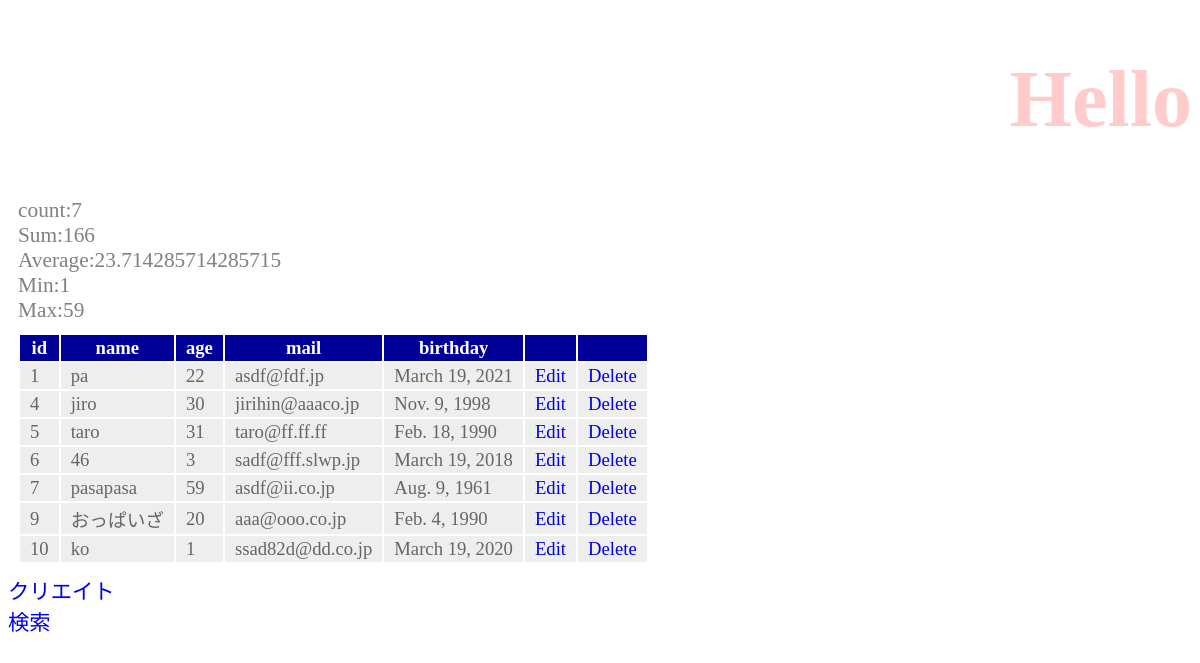
The page /training/ on the database as committed earlier.
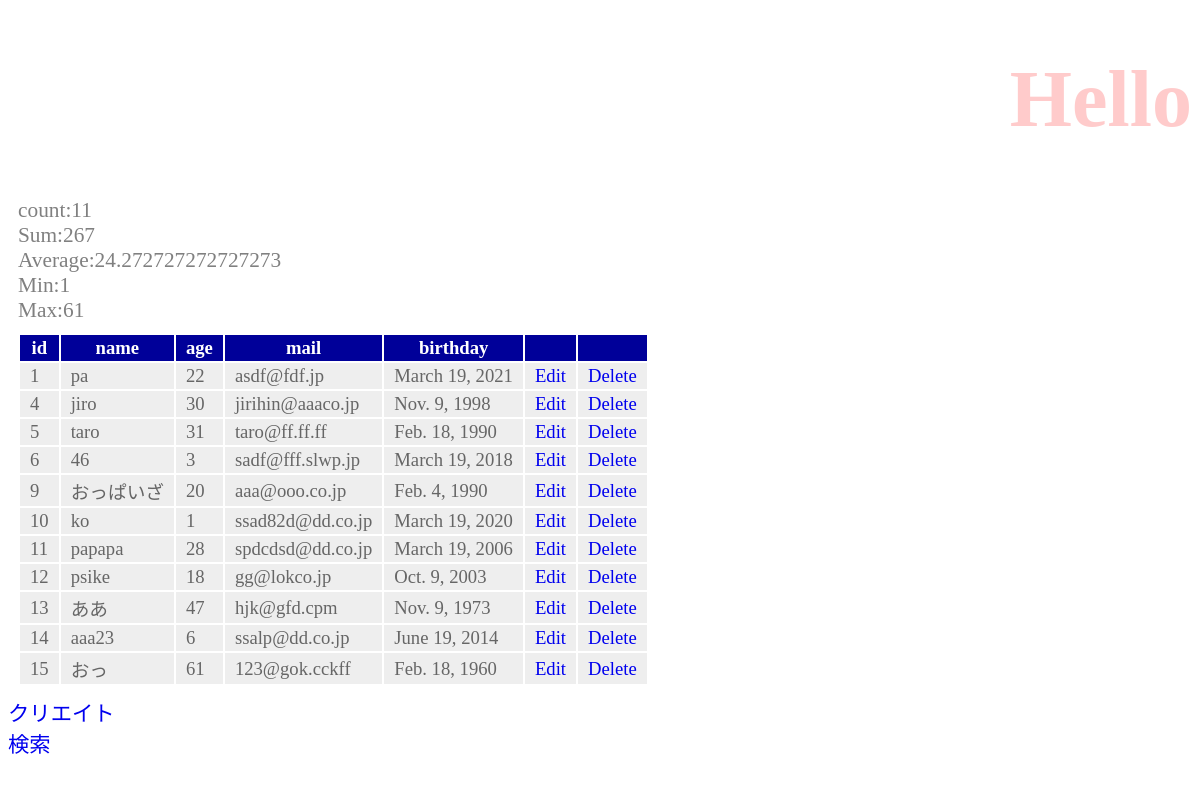
The same page on the database as committed later.
### db_training/models.py (models this page shows, shortened)
class Friend(models.Model):
    name = models.CharField(max_length=10)
    mail = models.EmailField(max_length=100, validators=[
        RegexValidator(r'^[a-zA-Z0-9_.+-]+@([a-zA-Z0-9][a-zA-Z0-9-]*[a-zA-Z0-9]*\.)+[a-zA-Z]{2,}$')]) #バリデーションルールに正規表現を用いる
    gender = models.BooleanField()
    age = models.IntegerField(default=0, validators=[
        MinValueValidator(0),
        MaxValueValidator(150)]) #モデルで最初からバリデーションを設定
    birthday = models.DateField()

### db_training/views.py (the view)
# urls.py: path('', views.index, name='index'),
def index(request):
    data = Friend.objects.all().order_by('id')
    re1 = Friend.objects.aggregate(Count('age'))
    re2 = Friend.objects.aggregate(Sum('age'))
    re3 = Friend.objects.aggregate(Avg('age'))
    re4 = Friend.objects.aggregate(Min('age'))
    re5 = Friend.objects.aggregate(Max('age'))
    msg = 'count:' + str(re1['age__count']) \
        +'<br>Sum:' + str(re2['age__sum']) \
        +'<br>Average:' + str(re3['age__avg']) \
        +'<br>Min:' + str(re4['age__min']) \
        +'<br>Max:' + str(re5['age__max'])
    params = {
            'title': 'Hello',
            'message': msg,
            'data': data,
    }
    return render(request, 'db_training/index.html', params)

### db_training/templates/db_training/index.html (shortened to what this page needs)
{% load static %}
<!DOCTYPE html>
<html lang='ja'>
<head>
    <link rel="stylesheet" type="text/css" href="{% static 'css\style.css' %}">
</head>
<body>
    <h1>{{ title }}</h1>
    <p>{{ message|safe }}</p>
    <table>
        <tr>
            <th>id</th>
            <th>name</th>
            <th>age</th>
            <th>mail</th>
            <th>birthday</th>
            <th></th>
            <th></th>
        </tr>
    {% for item in data %}
        <tr>
            <td>{{ item.id }}</td>
            <td>{{ item.name }}</td>
            <td>{{ item.age }}</td>
            <td>{{ item.mail }}</td>
            <td>{{ item.birthday }}</td>
            <td><a href="{% url 'edit' item.id %}">Edit</a></td>
            <td><a href="{% url 'delete' item.id %}">Delete</a></td>
        </tr>
    {% endfor %}
    </table>
<a href="{% url 'create' %}">クリエイト</a><br>
<a href="{% url 'find' %}">検索</a>
</body>
</html>

### db_training/static/css/style.css (style rules this page uses)
body { color:gray; font-size: 16pt; }
h1 { color:red; opacity: 0.2; font-size: 60pt; text-align: right; }
p { margin:10px; }
a { text-decoration: none; }
table { margin: 10px; font-size:14pt; }
th { background-color: #009; color:white; padding : 2px 10px; border-width: 2px; }
td { background-color: #eee; color:#666; padding : 2px 10px; border-width: 2px; }

Rows that differ between the two databases and show on the page:
removed Friend: id "7", name "pasapasa", age "59", mail "asdf@ii.co.jp", birthday "Aug. 9, 1961"
added Friend: id "11", name "papapa", age "28", mail "spdcdsd@dd.co.jp", birthday "March 19, 2006"
added Friend: id "12", name "psike", age "18", mail "gg@lokco.jp", birthday "Oct. 9, 2003"
added Friend: id "13", name "ああ", age "47", mail "hjk@gfd.cpm", birthday "Nov. 9, 1973"
added Friend: id "14", name "aaa23", age "6", mail "ssalp@dd.co.jp", birthday "June 19, 2014"
added Friend: id "15", name "おっ", age "61", mail "123@gok.cckff", birthday "Feb. 18, 1960"
Other text that changed with them:
{{ message|safe }}: "count:7 Sum:166 Average:23.714285714285715 Min:1 Max:59" → "count:11 Sum:267 Average:24.272727272727273 Min:1 Max:61"
